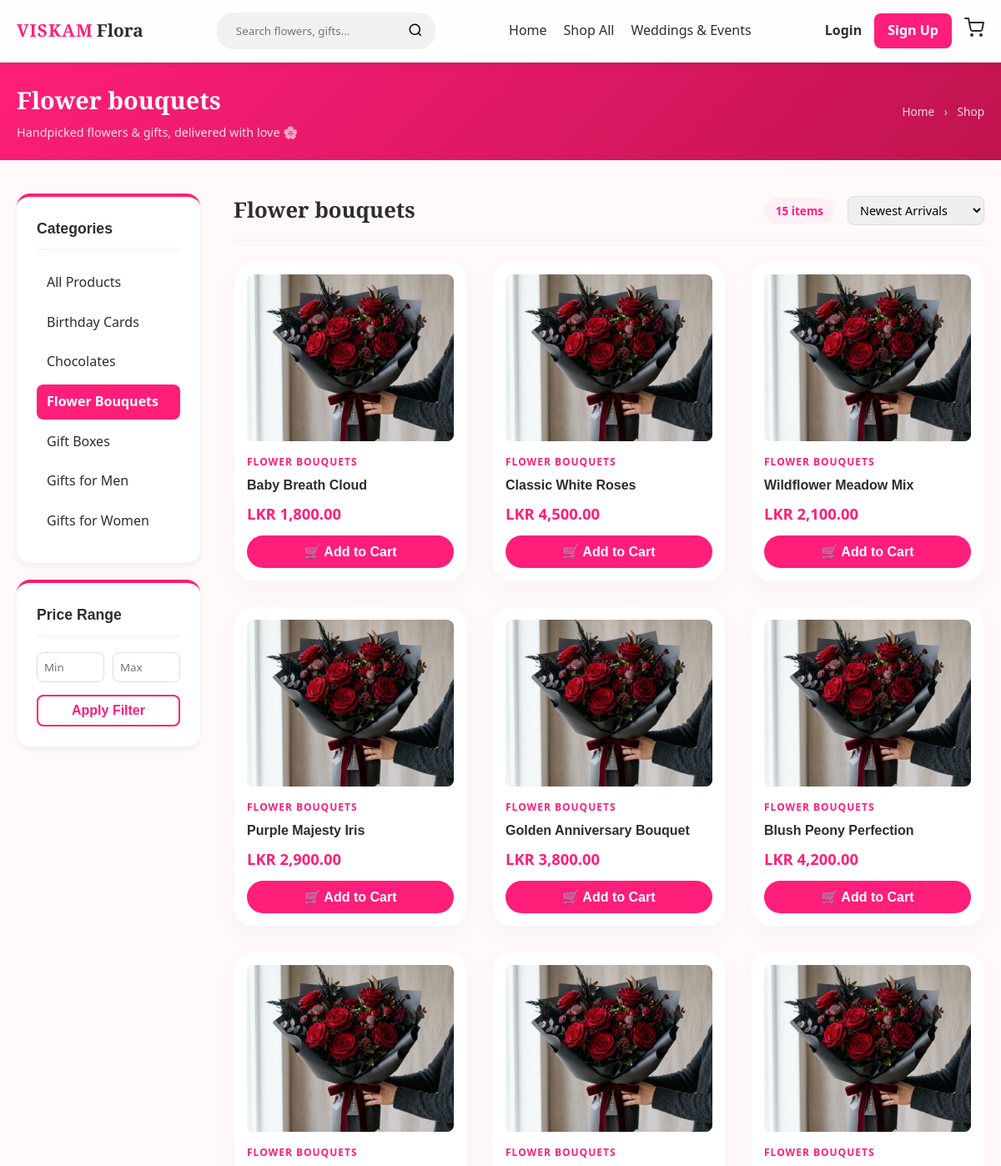
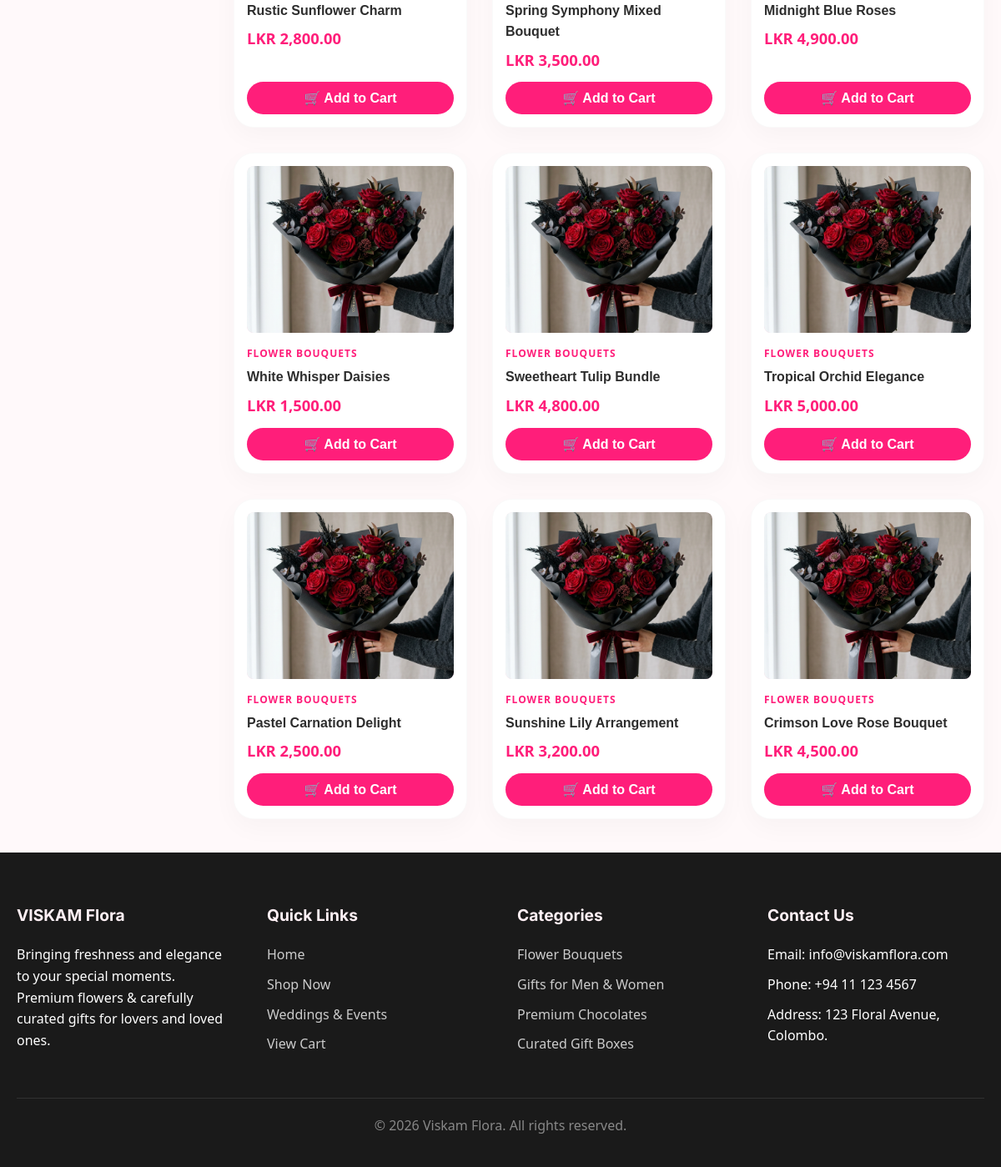
The app's page /products/index.php?cat=flower-bouquets with its own data (2 pictures, top to bottom).
### tables this page shows
CREATE TABLE IF NOT EXISTS categories (
    id INT AUTO_INCREMENT PRIMARY KEY,
    name VARCHAR(50) NOT NULL,
    slug VARCHAR(50) NOT NULL UNIQUE,
    created_at TIMESTAMP DEFAULT CURRENT_TIMESTAMP
);

CREATE TABLE IF NOT EXISTS products (
    id INT AUTO_INCREMENT PRIMARY KEY,
    category_id INT,
    name VARCHAR(150) NOT NULL,
    short_desc VARCHAR(255),
    long_desc TEXT,
    price DECIMAL(10,2) NOT NULL,
    image VARCHAR(255) DEFAULT 'placeholder.jpg',
    stock_qty INT DEFAULT 10,
    is_featured BOOLEAN DEFAULT 0,
    created_at TIMESTAMP DEFAULT CURRENT_TIMESTAMP,
    FOREIGN KEY (category_id) REFERENCES categories(id) ON DELETE SET NULL
);

### includes/helpers.php (called while the page is built, shortened)
<?php
function format_price($amount) {
    return "LKR " . number_format($amount, 2);
}
function sanitize_input($conn, $data) {
    $data = trim($data);
    $data = stripslashes($data);
    $data = htmlspecialchars($data);
    return $conn->real_escape_string($data);
}
function get_image_url($img_name) {
    $default = 'https://images.unsplash.com/photo-1563241527-2804ec6fc970?q=60&w=300&auto=format&fit=crop';
    $path = __DIR__ . '/../uploads/' . $img_name;
    if (file_exists($path)) {
        return BASE_URL . 'uploads/' . $img_name;
    }
    return $default;
}
?>

### products/index.php (the view, shortened to what this page needs)
<?php
require_once __DIR__ . '/../config/db.php';
require_once __DIR__ . '/../includes/helpers.php';
$cat_slug = isset($_GET['cat']) ? sanitize_input($conn, $_GET['cat']) : '';
$search_query = isset($_GET['q']) ? sanitize_input($conn, $_GET['q']) : '';
$query = "SELECT p.*, c.name as category_name, c.slug as category_slug
          FROM products p
          LEFT JOIN categories c ON p.category_id = c.id
          WHERE 1=1";
$params = [];
$types = "";
if ($cat_slug) {
    $query .= " AND c.slug = ?";
    $params[] = $cat_slug;
    $types .= "s";
}
$min_price = isset($_GET['min_price']) && is_numeric($_GET['min_price']) ? (float)$_GET['min_price'] : '';
$max_price = isset($_GET['max_price']) && is_numeric($_GET['max_price']) ? (float)$_GET['max_price'] : '';
$sort = isset($_GET['sort']) ? $_GET['sort'] : 'newest';
switch($sort) {
    case 'newest':
    default:           $query .= " ORDER BY p.id DESC"; break;
}
$qm = [];
$q_str = http_build_query($qm);
$q_str = $q_str ? '&' . $q_str : '';
$stmt = $conn->prepare($query);
if ($types) {
    $stmt->bind_param($types, ...$params);
}
$stmt->execute();
$result = $stmt->get_result();
$categories = $conn->query("SELECT * FROM categories ORDER BY name ASC");
?>
<!DOCTYPE html>
<html lang="en">
<head>
    <link rel="stylesheet" href="<?= BASE_URL ?>assets/css/style.css">
</head>
<body>
    <?php include __DIR__ . '/../includes/navbar.php'; ?>
    <div style="background: linear-gradient(135deg, #FF1E7A 0%, #c0134f 100%); color:#fff; padding: 22px 0; margin-bottom: 0;">
        <div class="container" style="display:flex; justify-content:space-between; align-items:center;">
            <div>
                <h1 style="font-size:1.8rem; margin:0; color:#fff;">
                    <?php
                        if($search_query) echo "Search: <em style='font-style:italic;'>" . htmlspecialchars($search_query) . "</em>";
                        elseif($cat_slug) echo htmlspecialchars(str_replace('-', ' ', ucwords($cat_slug)));
                        else echo "Shop All";
                    ?>
                </h1>
                <p style="margin:4px 0 0; opacity:0.85; font-size:0.9rem;">Handpicked flowers &amp; gifts, delivered with love 🌸</p>
            </div>
            <nav style="font-size:0.85rem; opacity:0.85;">
                <a href="<?= BASE_URL ?>index.php" style="color:#fff;">Home</a>
                <span style="margin:0 8px;">›</span>
                <span>Shop</span>
            </nav>
        </div>
    </div>
    <div class="container products-layout" style="margin: 40px auto; min-height: 60vh;">
        <aside class="products-sidebar">
            <div style="background:#fff; padding:24px; border-radius:var(--border-radius-md); box-shadow:var(--shadow-sm); border-top:4px solid var(--primary-color);">
                <h3 style="margin-bottom:18px; font-size:1.1rem; border-bottom:2px solid var(--accent-color); padding-bottom:10px; color:var(--text-main); font-family:'Outfit',sans-serif;">Categories</h3>
                <ul class="products-cat-list" style="list-style:none; padding:0;">
                    <li style="margin-bottom:6px;">
                        <a href="index.php<?= $q_str ? '?'.ltrim($q_str, '&') : '' ?>" style="display:block; padding:8px 12px; border-radius:8px; color: <?= !$cat_slug ? '#fff' : 'var(--text-main)' ?>; background: <?= !$cat_slug ? 'var(--primary-color)' : 'transparent' ?>; font-weight: <?= !$cat_slug ? '700' : '400' ?>; transition:all 0.2s;">All Products</a>
                    </li>
                    <?php while($c = $categories->fetch_assoc()): ?>
                        <li style="margin-bottom:6px;">
                            <a href="?cat=<?= $c['slug'] ?><?= $q_str ?>"
                               style="display:block; padding:8px 12px; border-radius:8px; color: <?= $cat_slug === $c['slug'] ? '#fff' : 'var(--text-main)' ?>; background: <?= $cat_slug === $c['slug'] ? 'var(--primary-color)' : 'transparent' ?>; font-weight: <?= $cat_slug === $c['slug'] ? '700' : '400' ?>; transition:all 0.2s;">
                                <?= htmlspecialchars($c['name']) ?>
                            </a>
                        </li>
                    <?php endwhile; ?>
                </ul>
            </div>
            <div style="background:#fff; padding:24px; border-radius:var(--border-radius-md); box-shadow:var(--shadow-sm); margin-top:20px; border-top:4px solid var(--primary-color);">
                <h3 style="margin-bottom:18px; font-size:1.1rem; border-bottom:2px solid var(--accent-color); padding-bottom:10px; color:var(--text-main); font-family:'Outfit',sans-serif;">Price Range</h3>
                <form action="index.php" method="GET">
                    <div style="display:flex; gap:10px; margin-bottom:15px;">
                        <input type="number" name="min_price" placeholder="Min" class="form-control" style="padding:8px;" value="<?= $min_price !== '' ? htmlspecialchars($min_price) : '' ?>">
                        <input type="number" name="max_price" placeholder="Max" class="form-control" style="padding:8px;" value="<?= $max_price !== '' ? htmlspecialchars($max_price) : '' ?>">
                    </div>
                    <button type="submit" class="btn btn-outline" style="width:100%; padding:8px;">Apply Filter</button>
                </form>
            </div>
        </aside>
        <main class="products-main">
            <div style="margin-bottom: 24px; display:flex; justify-content:space-between; align-items:center; border-bottom:2px solid var(--accent-color); padding-bottom:14px; flex-wrap:wrap; gap:10px;">
                <h2 style="font-size:1.6rem; margin:0; color:var(--text-main);">
                    <?php
                        if($search_query) echo "Results for &lsquo;" . htmlspecialchars($search_query) . "&rsquo;";
                        elseif($cat_slug) echo htmlspecialchars(str_replace('-', ' ', ucwords($cat_slug)));
                        else echo "All Products";
                    ?>
                </h2>
                <div style="display:flex; align-items:center; gap:15px;">
                    <span style="background:var(--accent-color); color:var(--primary-color); font-weight:700; padding:5px 14px; border-radius:50px; font-size:0.85rem;"><?= $result->num_rows ?> items</span>
                    <form action="index.php" method="GET" style="display:flex; align-items:center;">
                        <select name="sort" class="form-control" style="padding:6px 10px; font-size:0.9rem; border-radius:8px; cursor:pointer;" onchange="this.form.submit()">
                            <option value="newest" <?= $sort==='newest'?'selected':'' ?>>Newest Arrivals</option>
                        </select>
                    </form>
                </div>
            </div>
            <?php if($result->num_rows > 0): ?>
                <div class="product-grid" style="grid-template-columns: repeat(auto-fill, minmax(240px, 1fr));">
                    <?php while($product = $result->fetch_assoc()): ?>
                        <div class="product-card">
                            <a href="detail.php?id=<?= $product['id'] ?>" style="display:block; overflow:hidden; border-radius:var(--border-radius-sm);">
                                <img src="<?= htmlspecialchars(get_image_url($product['image'])) ?>" alt="<?= htmlspecialchars($product['name']) ?>" class="product-image" loading="lazy" style="height:200px; transition:transform 0.4s ease;">
                            </a>
                            <div class="product-info">
                                <span style="font-size:0.75rem; color:var(--primary-color); text-transform:uppercase; letter-spacing:1px; font-weight:600;"><?= htmlspecialchars($product['category_name']) ?></span>
                                <a href="detail.php?id=<?= $product['id'] ?>">
                                    <h3 class="product-title" style="font-size:1rem; margin:6px 0;"><?= htmlspecialchars($product['name']) ?></h3>
                                </a>
                                <p class="product-price" style="font-size:1.15rem; margin-bottom:12px;"><?= format_price($product['price']) ?></p>
                                <div class="product-actions" style="margin-top:auto;">
                                    <form action="<?= BASE_URL ?>cart/cart_page.php" method="POST" style="width:100%;">
                                        <button type="submit" class="btn btn-primary" style="width: 100%; padding:10px; border-radius:50px;">🛒 Add to Cart</button>
                                    </form>
                                </div>
                            </div>
                        </div>
                    <?php endwhile; ?>
                </div>
            <?php endif; ?>
        </main>
    </div>
    <?php include __DIR__ . '/../includes/footer.php'; ?>

### includes/navbar.php (shortened to what this page needs)
<nav class="navbar">
    <div class="container nav-container">
        <div class="nav-logo">
            <a href="<?= BASE_URL ?>index.php" style="display:flex; align-items:center; gap:4px; text-decoration:none;">
                <span style="color:var(--primary-color); font-size:1.3rem; font-weight:900; font-family:'Playfair Display', serif; letter-spacing:1px;">VISKAM</span>
                <span style="color:var(--text-main); font-size:1.3rem; font-weight:700; font-family:'Playfair Display', serif;"> Flora</span>
            </a>
        </div>
        <div class="search-bar">
            <form action="<?= BASE_URL ?>products/index.php" method="GET" style="display:flex;">
                <input type="text" name="q" placeholder="Search flowers, gifts..." required>
                <button type="submit" style="background:none;border:none;cursor:pointer;">
                    <svg width="18" height="18" viewBox="0 0 24 24" fill="none" stroke="currentColor" stroke-width="2"><circle cx="11" cy="11" r="8"></circle><line x1="21" y1="21" x2="16.65" y2="16.65"></line></svg>
                </button>
            </form>
        </div>
        <ul class="nav-links">
            <li><a href="<?= BASE_URL ?>index.php">Home</a></li>
            <li><a href="<?= BASE_URL ?>products/index.php">Shop All</a></li>
            <li><a href="<?= BASE_URL ?>orders/wedding_page.php">Weddings & Events</a></li>
        </ul>
        <div class="nav-actions">
            <?php if (isset($_SESSION['user_id'])): ?>
                <?php if($_SESSION['role'] === 'admin'): ?>
                    <a href="<?= BASE_URL ?>admin/dashboard.php" class="btn btn-outline" style="padding: 5px 15px;">Admin</a>
                <?php endif; ?>
                <div style="position:relative; display:inline-block;" class="profile-dropdown-container">
                    <a href="#" style="font-weight:bold; color:var(--primary-color);">Hello, <?= htmlspecialchars(explode(' ', $_SESSION['name'])[0]) ?> ▼</a>
                    <div class="profile-dropdown" style="display:none; position:absolute; right:0; background:#fff; box-shadow:0 4px 8px rgba(0,0,0,0.1); border-radius:5px; padding:10px; min-width:120px; z-index:1001;">
                        <a href="<?= BASE_URL ?>orders/my_orders.php" style="display:block; padding:8px; color:#333;">My Orders</a>
                        <hr style="margin:5px 0; border:0; border-top:1px solid #eee;">
                        <a href="<?= BASE_URL ?>auth/logout.php" style="display:block; padding:8px; color:red;">Logout</a>
                    </div>
                </div>
            <?php else: ?>
                <a href="<?= BASE_URL ?>auth/login_page.php" style="font-weight:600;">Login</a>
                <a href="<?= BASE_URL ?>auth/register_page.php" class="btn btn-primary" style="padding: 8px 16px;">Sign Up</a>
            <?php endif; ?>
            <a href="<?= BASE_URL ?>cart/cart_page.php" class="cart-icon" aria-label="Cart">
                <svg width="24" height="24" viewBox="0 0 24 24" fill="none" stroke="currentColor" stroke-width="2" stroke-linecap="round" stroke-linejoin="round">
                    <circle cx="9" cy="21" r="1"></circle>
                    <circle cx="20" cy="21" r="1"></circle>
                    <path d="M1 1h4l2.68 13.39a2 2 0 0 0 2 1.61h9.72a2 2 0 0 0 2-1.61L23 6H6"></path>
                </svg>
            </a>
        </div>
    </div>
</nav>

### includes/footer.php (shortened to what this page needs)
<footer class="footer">
    <div class="container">
        <div class="footer-grid">
            <div class="footer-col">
                <h3>VISKAM Flora</h3>
                <p>Bringing freshness and elegance to your special moments. Premium flowers & carefully curated gifts for lovers and loved ones.</p>
            </div>
            <div class="footer-col">
                <h3>Quick Links</h3>
                <ul>
                    <li><a href="<?= BASE_URL ?>index.php">Home</a></li>
                    <li><a href="<?= BASE_URL ?>products/index.php">Shop Now</a></li>
                    <li><a href="<?= BASE_URL ?>orders/wedding_page.php">Weddings & Events</a></li>
                    <li><a href="<?= BASE_URL ?>cart/cart_page.php">View Cart</a></li>
                </ul>
            </div>
            <div class="footer-col">
                <h3>Categories</h3>
                <ul>
                    <li><a href="<?= BASE_URL ?>products/index.php?cat=flower-bouquets">Flower Bouquets</a></li>
                    <li><a href="<?= BASE_URL ?>products/index.php?cat=gifts-for-men">Gifts for Men & Women</a></li>
                    <li><a href="<?= BASE_URL ?>products/index.php?cat=chocolates">Premium Chocolates</a></li>
                    <li><a href="<?= BASE_URL ?>products/index.php?cat=gift-boxes">Curated Gift Boxes</a></li>
                </ul>
            </div>
            <div class="footer-col">
                <h3>Contact Us</h3>
                <ul>
                    <li>Email: info@viskamflora.com</li>
                    <li>Phone: +94 11 123 4567</li>
                    <li>Address: 123 Floral Avenue, Colombo.</li>
                </ul>
            </div>
        </div>
        <div class="footer-bottom">
            <p>&copy; <?= date('Y') ?> Viskam Flora. All rights reserved.</p>
        </div>
    </div>
</footer>
</body>
</html>

### records on screen
categories: name "Birthday Cards"
categories: name "Chocolates"
categories: name "Flower Bouquets"
categories: name "Gift Boxes"
categories: name "Gifts for Men"
categories: name "Gifts for Women"
products: image (picture), category.name "FLOWER BOUQUETS", name "Baby Breath Cloud", price "LKR 1,800.00"
products: image (picture), category.name "FLOWER BOUQUETS", name "Classic White Roses", price "LKR 4,500.00"
products: image (picture), category.name "FLOWER BOUQUETS", name "Wildflower Meadow Mix", price "LKR 2,100.00"
products: image (picture), category.name "FLOWER BOUQUETS", name "Purple Majesty Iris", price "LKR 2,900.00"
products: image (picture), category.name "FLOWER BOUQUETS", name "Golden Anniversary Bouquet", price "LKR 3,800.00"
products: image (picture), category.name "FLOWER BOUQUETS", name "Blush Peony Perfection", price "LKR 4,200.00"
products: image (picture), category.name "FLOWER BOUQUETS", name "Rustic Sunflower Charm", price "LKR 2,800.00"
products: image (picture), category.name "FLOWER BOUQUETS", name "Spring Symphony Mixed Bouquet", price "LKR 3,500.00"
products: image (picture), category.name "FLOWER BOUQUETS", name "Midnight Blue Roses", price "LKR 4,900.00"
products: image (picture), category.name "FLOWER BOUQUETS", name "White Whisper Daisies", price "LKR 1,500.00"
products: image (picture), category.name "FLOWER BOUQUETS", name "Sweetheart Tulip Bundle", price "LKR 4,800.00"
products: image (picture), category.name "FLOWER BOUQUETS", name "Tropical Orchid Elegance", price "LKR 5,000.00"
products: image (picture), category.name "FLOWER BOUQUETS", name "Pastel Carnation Delight", price "LKR 2,500.00"
products: image (picture), category.name "FLOWER BOUQUETS", name "Sunshine Lily Arrangement", price "LKR 3,200.00"
products: image (picture), category.name "FLOWER BOUQUETS", name "Crimson Love Rose Bouquet", price "LKR 4,500.00"

### other values on screen
str_replace('-', ' ', ucwords($cat_slug)) "Flower bouquets"
$result->num_rows "15"
